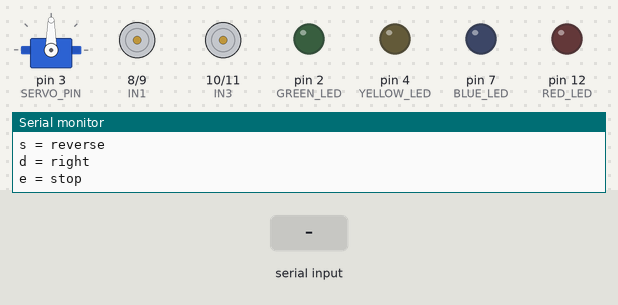
This sketch was run on a simulated Arduino Uno, built with avr-gcc and run on an emulated ATmega328P. Shown: servo, motor-driver pin pairs drawn as motors (green arrow = first pin HIGH = forward, orange = second pin HIGH = backward, longer = more drive, scaled by the enable pin), output pins drawn as LEDs (lit = HIGH), the last lines printed to the serial monitor. The inputs (shaded band) are chosen by the test bench.

Above: at 1.2 s.
1.3 s: "w" received over Serial
At 2.0 s:
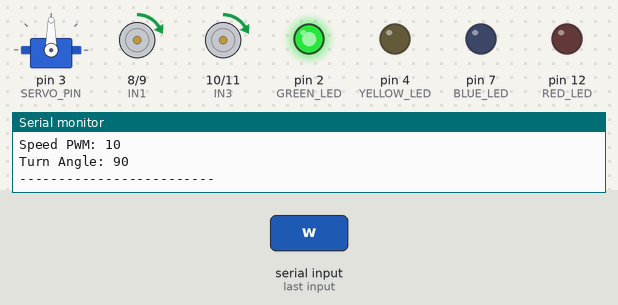
2.8 s: "a" received over Serial
At 3.2 s:
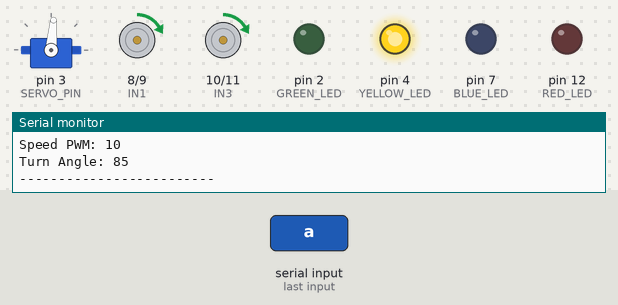
4.3 s: "s" received over Serial
At 5.5 s:
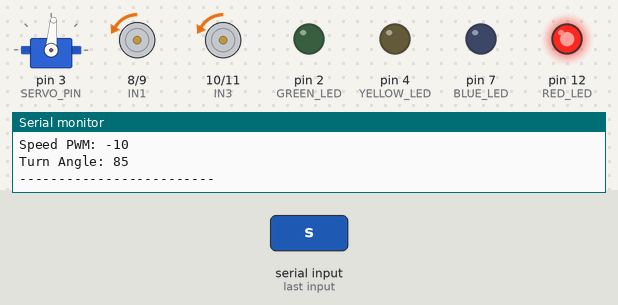
5.8 s: "d" received over Serial
At 6.6 s:
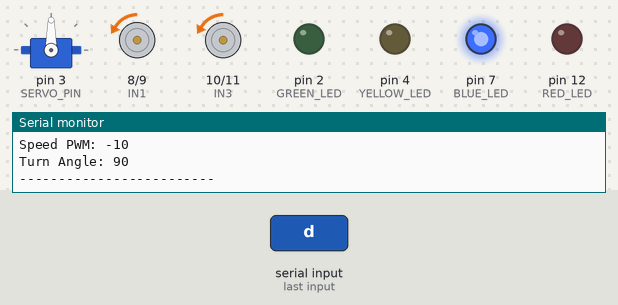
7.3 s: "a" received over Serial
At 7.8 s:
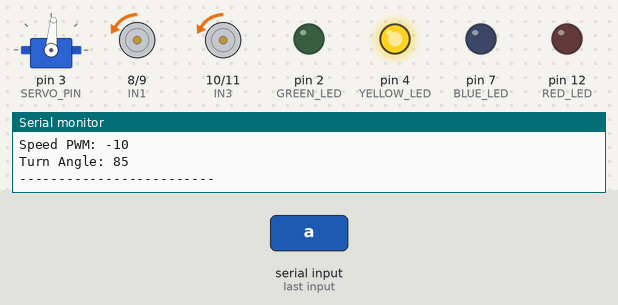
Timing chart, 0 to 9.8 s (numbered marks = the images above; inputs shaded):
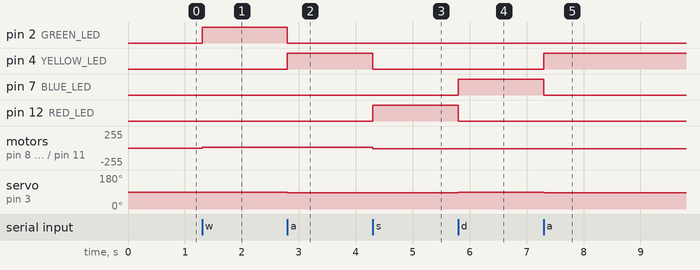

Measured:
- after the input at 1.3 s, pin 2 (GREEN_LED): LOW → HIGH at once; motor on pin 8 (IN1) / pin 9 (IN2), motor on pin 10 (IN3) / pin 11 (IN4): stopped → forward 10/255 at once
- after the input at 2.8 s, pin 2 (GREEN_LED): HIGH → LOW at once; pin 4 (YELLOW_LED): LOW → HIGH at once; servo on pin 3 (SERVO_PIN): 90° → 85° at once
- after the input at 4.3 s, pin 4 (YELLOW_LED): HIGH → LOW at once; pin 12 (RED_LED): LOW → HIGH at once; motor on pin 8 (IN1) / pin 9 (IN2), motor on pin 10 (IN3) / pin 11 (IN4): forward 10/255 → backward 10/255 at once
- after the input at 5.8 s, pin 7 (BLUE_LED): LOW → HIGH at once; pin 12 (RED_LED): HIGH → LOW at once; servo on pin 3 (SERVO_PIN): 85° → 90° at once
- after the input at 7.3 s, pin 4 (YELLOW_LED): LOW → HIGH at once; pin 7 (BLUE_LED): HIGH → LOW at once; servo on pin 3 (SERVO_PIN): 90° → 85° at once

The sketch:

jonnyCode.ino
```cpp
#include <Servo.h>
/*
  RC Car Control System v1
  Controls:
  w = forward
  a = turn left
  s = reverse
  d = turn right
  e = stop

  Hardware:
  Arduino + L298N Motor Driver + 2 DC Motors + MG996R Servo
*/

// Front motor pins
const int ENA = 5;  // PWM speed pin
const int IN1 = 8;
const int IN2 = 9;

// Back motor pins
const int ENB = 6;  // PWM speed pin
const int IN3 = 10;
const int IN4 = 11;

// Servo
Servo steeringServo;
const int SERVO_PIN = 3;

// Steering angles
const int CENTER_ANGLE = 90;
const int LEFT_ANGLE = 50;
const int RIGHT_ANGLE = 130;
const int ANGLE_CHANGE = 5;

int currentSteering = CENTER_ANGLE;

// LED Dashboard
const int GREEN_LED = 2;
const int YELLOW_LED = 4;
const int BLUE_LED = 7;
const int RED_LED = 12;

// Car state
int speedValue = 0;  // -255 to 255

const int MIN_SPEED = -255;
const int MAX_SPEED = 255;
const int ACCELERATION = 10;

void setup() {
  Serial.begin(9600);

  // Motors
  pinMode(ENA, OUTPUT);
  pinMode(IN1, OUTPUT);
  pinMode(IN2, OUTPUT);

  pinMode(ENB, OUTPUT);
  pinMode(IN3, OUTPUT);
  pinMode(IN4, OUTPUT);

  // Servo
  steeringServo.attach(SERVO_PIN);
  steeringServo.write(CENTER_ANGLE);

  // LEDs
  pinMode(GREEN_LED, OUTPUT);
  pinMode(YELLOW_LED, OUTPUT);
  pinMode(BLUE_LED, OUTPUT);
  pinMode(RED_LED, OUTPUT);

  stopCar();
  allLEDsOff();

  Serial.println("=== Arduino RC Car Ready ===");
  Serial.println("Controls:");
  Serial.println("w = forward");
  Serial.println("a = left");
  Serial.println("s = reverse");
  Serial.println("d = right");
  Serial.println("e = stop");
}

void loop() {
  if (Serial.available() > 0) {
    char command = Serial.read();
    switch (command) {
      case 'w':
        moveForward();
        break;
      case 'a':
        turnLeft();
        break;
      case 'd':
        turnRight();
        break;
      case 's':
        moveBackward();
        break;
      case 'e':
        stopCar();
        break;
      default:
        break;
    }
    printStatus();
  }
}

void moveForward() {
  if (speedValue < 0) speedValue = 0;
  speedValue = constrain(speedValue + ACCELERATION, MIN_SPEED, MAX_SPEED);

  allLEDsOff();
  digitalWrite(GREEN_LED, HIGH);

  digitalWrite(IN1, HIGH);
  digitalWrite(IN2, LOW);

  digitalWrite(IN3, HIGH);
  digitalWrite(IN4, LOW);

  updatePWM();
}

void moveBackward() {
  if (speedValue > 0) speedValue = 0;
  speedValue = constrain(speedValue - ACCELERATION, MIN_SPEED, MAX_SPEED);

  allLEDsOff();
  digitalWrite(RED_LED, HIGH);

  digitalWrite(IN1, LOW);
  digitalWrite(IN2, HIGH);

  digitalWrite(IN3, LOW);
  digitalWrite(IN4, HIGH);

  updatePWM();
}

void turnLeft() {
  currentSteering = constrain(currentSteering - ANGLE_CHANGE, LEFT_ANGLE, RIGHT_ANGLE);
  steeringServo.write(currentSteering);

  allLEDsOff();
  digitalWrite(YELLOW_LED, HIGH);
}

void turnRight() {
  currentSteering = constrain(currentSteering + ANGLE_CHANGE, LEFT_ANGLE, RIGHT_ANGLE);
  steeringServo.write(currentSteering);

  allLEDsOff();
  digitalWrite(BLUE_LED, HIGH);
}

void stopCar() {
  speedValue = 0;
  currentSteering = CENTER_ANGLE;

  allLEDsOff();

  digitalWrite(IN1, LOW);
  digitalWrite(IN2, LOW);

  digitalWrite(IN3, LOW);
  digitalWrite(IN4, LOW);

  steeringServo.write(currentSteering);

  updatePWM();
}

void allLEDsOff() {
  digitalWrite(GREEN_LED, LOW);
  digitalWrite(YELLOW_LED, LOW);
  digitalWrite(BLUE_LED, LOW);
  digitalWrite(RED_LED, LOW);
}

void updatePWM() {
  analogWrite(ENA, abs(speedValue));
  analogWrite(ENB, abs(speedValue));
}

void printStatus() {
  Serial.println("----- RC Car Status -----");
  Serial.print("Direction: ");
  if (speedValue < 0)
    Serial.print("Backward ");
  else if (speedValue > 0)
    Serial.print("Forward ");
  else
    Serial.print("Stopped ");

  if (currentSteering < CENTER_ANGLE)
    Serial.println("Left");
  else if (currentSteering > CENTER_ANGLE)
    Serial.println("Right");
  else
    Serial.println("Center");


  Serial.print("Speed PWM: ");
  Serial.println(speedValue);

  Serial.print("Turn Angle: ");
  Serial.println(currentSteering);

  Serial.println("-------------------------");
}
```
